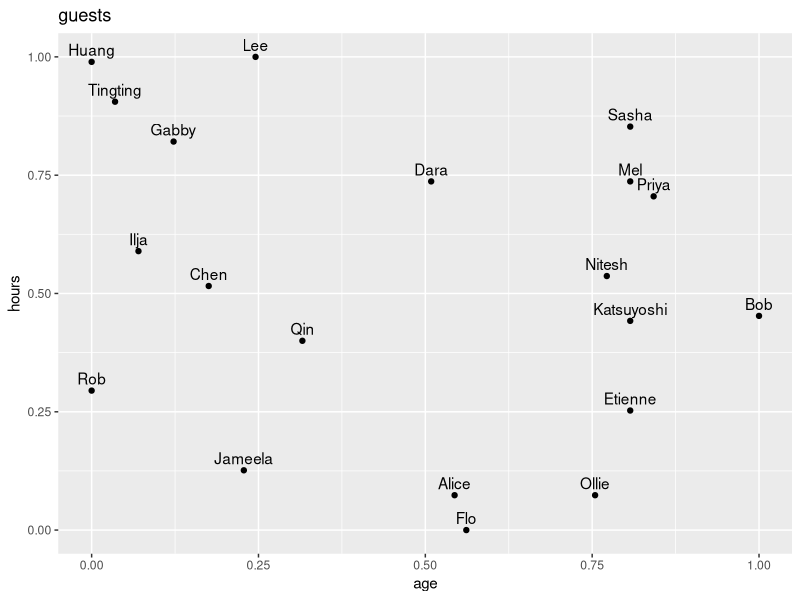
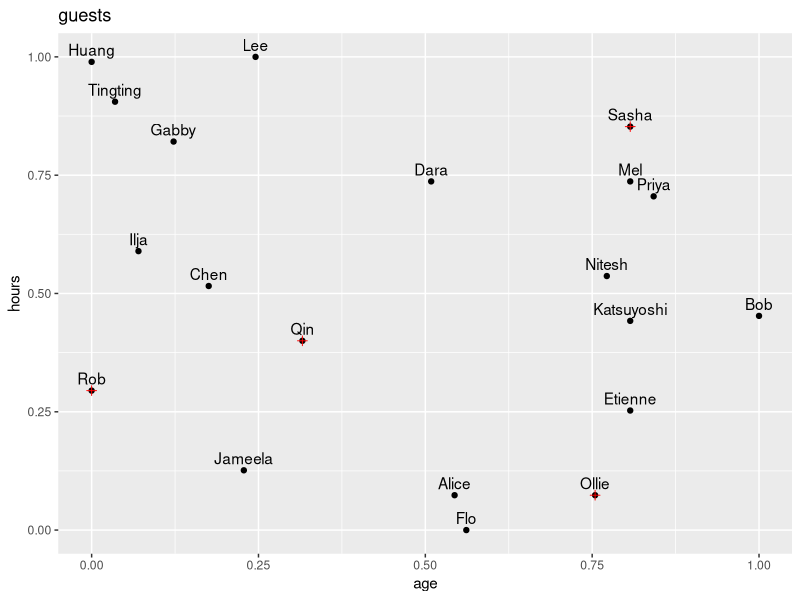

Reproduce these figures in R, in order. (Note: this script raises an error after producing the figures.)
## ---- chunk 1
library(ggplot2)
library(dplyr)
## ---- chunk 2
guest <- read.csv("guests.csv")
## ---- chunk 3
p <- ggplot(data = guest, aes(x = age_norm, y = hours_norm))  + 
  geom_point() + 
  labs(x = 'age', y = 'hours', title = 'guests') + 
  geom_text(aes(label = names), vjust = -0.5) 
print(p)
## ---- chunk 4
guest$cluster <- c(0)
guest$diatance1 <- c(0)
guest$diatance2 <- c(0)
guest$diatance3 <- c(0)
guest$diatance4 <- c(0)
## ---- chunk 5
centroids <- data.frame(guest[sample(nrow(guest), 4), ])
## ---- chunk 6
p <- p + geom_point(data=centroids, aes(x=age_norm, y=hours_norm), shape=3, size=2, colour="red")
print(p)
## ---- chunk 7
kmeansobj <- kmeans(guest[, c(2,3)], centroids, iter.max = 10, nstart = 4)
centroids <- as.data.frame(kmeansobj$centers)
guest$cluster <- kmeansobj$cluster

ggplot(guest, aes(x = age_norm, y = hours_norm, colour = as.factor(cluster))) +
  geom_point() +
  scale_color_manual(values = c('red', 'yellow', 'green', 'blue'))

